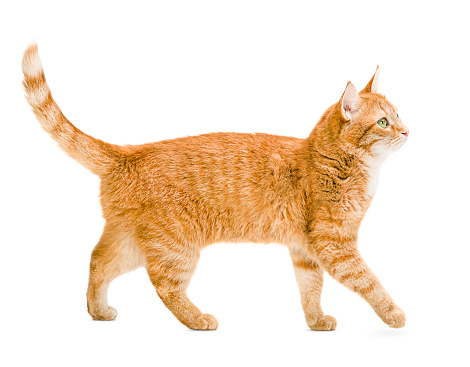
#> input picture Python/Misc Scripts/cat.jpg, 470 x 367 px
$ python 'Converging 1.618.py'
#> lines starting #> are read from the running program, lines starting #| are printed output that depends on the picture
import numpy as np

def f(x):
    return 1 + 1/x

x0 = np.random.randint(-9999,9999)
n = 20

xValues = np.zeros(n)

print("x0 = ", x0)

for i in range(n):
    x = f(x0)
    xValues[i] = x0
    x0 = x

print(x0)


#%% testing out some chatGPT code

import numpy as np
import matplotlib.pyplot as plt

# Define the size of the identity matrix
n = 5

# Create the identity matrix
I = np.identity(n)

# Calculate e to the power of the identity matrix
eI = np.exp(I)

# Plot the matrix as an image
plt.imshow(eI, cmap='gray')
plt.show()

#%% more code (this is weird)

import numpy as np
import matplotlib.pyplot as plt

# Define the number of terms in the Fourier series
n = 100

# Define the radius of the hexagon
r = 0.5

# Define the angular spacing for the hexagon
theta = np.linspace(0, 2 * np.pi, 10)

# Define the Fourier coefficients for the hexagonal shape
c = [0] * n
for i in range(1, n + 1):
    if i % 3 == 1:
        c[i-1] = r / i
    elif i % 9 == 3:
        c[i-1] = -r / i

# Define the x and y values for the Fourier series
t = np.linspace(0, 2 * np.pi, 1000)
x = np.zeros(len(t))
y = np.zeros(len(t))

# Calculate the Fourier series
for i in range(0, n):
    x += c[i] * np.cos(i * t)
    y += c[i] * np.sin(i * t)

# Plot the Fourier series as a hexagonal shape
plt.plot(x, y, 'k')
plt.axis('equal')
plt.show()
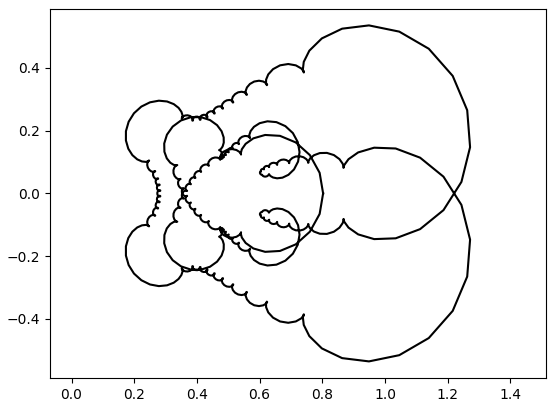
#> figure drawn by matplotlib, 1 panel

#%% cat generator?

# fourier_synthesis.py

import numpy as np
import matplotlib.pyplot as plt

image_filename = "cat.jpg"

def calculate_2dft(input):
    ft = np.fft.ifftshift(input)
    ft = np.fft.fft2(ft)
    return np.fft.fftshift(ft)

def calculate_2dift(input):
    ift = np.fft.ifftshift(input)
    ift = np.fft.ifft2(ift)
    ift = np.fft.fftshift(ift)
    return ift.real

def calculate_distance_from_centre(coords, centre):
    # Distance from centre is √(x^2 + y^2)
    return np.sqrt(
        (coords[0] - centre) ** 2 + (coords[1] - centre) ** 2
    )

def find_symmetric_coordinates(coords, centre):
    return (centre + (centre - coords[0]),
            centre + (centre - coords[1]))

def display_plots(individual_grating, reconstruction, idx):
    plt.subplot(121)
    plt.imshow(individual_grating)
    plt.axis("off")
    plt.subplot(122)
    plt.imshow(reconstruction)
    plt.axis("off")
    plt.suptitle(f"Terms: {idx}")
    plt.pause(0.01)

# Read and process image
image = plt.imread(image_filename)
#> image is the input picture: shape (367, 470, 3); mean R, G, B 245.8, 228.6, 210.9
image = image[:, :, :3].mean(axis=2)  # Convert to grayscale
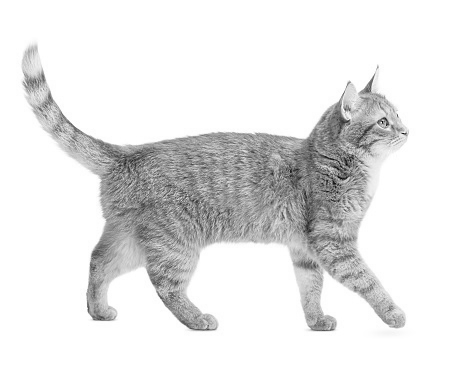
#> image: shape (367, 470) float64; min 3.67, max 255, mean 228.5

# Array dimensions (array is square) and centre pixel
# Use smallest of the dimensions and ensure it's odd
array_size = min(image.shape) - 1 + min(image.shape) % 2
#> array_size = 367

# Crop image so it's a square image
image = image[:array_size, :array_size]
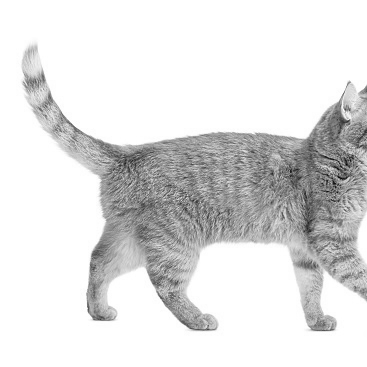
#> image: shape (367, 367) float64; min 3.67, max 255, mean 222.9
centre = int((array_size - 1) / 2)
#> centre = 183

# Get all coordinate pairs in the left half of the array,
# including the column at the centre of the array (which
# includes the centre pixel)
coords_left_half = (
    (x, y) for x in range(array_size) for y in range(centre+1)
)

# Sort points based on distance from centre
coords_left_half = sorted(
    coords_left_half,
    key=lambda x: calculate_distance_from_centre(x, centre)
)

plt.set_cmap("gray")

ft = calculate_2dft(image)
#> in calculate_2dft, `ft = np.fft.ifftshift(input)`:
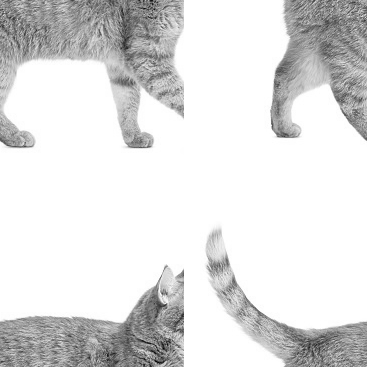
#> ft: shape (367, 367) float64; min 3.67, max 255, mean 222.9

# Show grayscale image and its Fourier transform
plt.subplot(121)
plt.imshow(image)
plt.axis("off")
plt.subplot(122)
plt.imshow(np.log(abs(ft)))
plt.axis("off")
plt.pause(2)
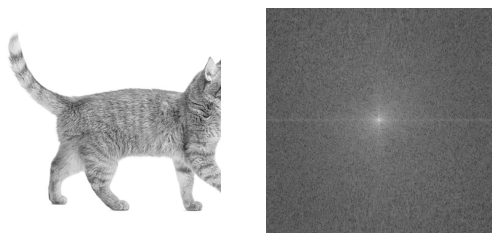
#> figure drawn by matplotlib, 2 panels

# Reconstruct image
fig = plt.figure()
# Step 1
# Set up empty arrays for final image and
# individual gratings
rec_image = np.zeros(image.shape)
individual_grating = np.zeros(
    image.shape, dtype="complex"
)
idx = 0

# All steps are displayed until display_all_until value
display_all_until = 200
# After this, skip which steps to display using the
# display_step value
display_step = 10
# Work out index of next step to display
next_display = display_all_until + display_step

# Step 2
for coords in coords_left_half:
    # Central column: only include if points in top half of
    # the central column
    if not (coords[1] == centre and coords[0] > centre):
        idx += 1
        symm_coords = find_symmetric_coordinates(
            coords, centre
        )
        # Step 3
        # Copy values from Fourier transform into
        # individual_grating for the pair of points in
        # current iteration
        individual_grating[coords] = ft[coords]
        individual_grating[symm_coords] = ft[symm_coords]

        # Step 4
        # Calculate inverse Fourier transform to give the
        # reconstructed grating. Add this reconstructed
        # grating to the reconstructed image
#> (the run stopped early here; a loop or call above may not have finished)
